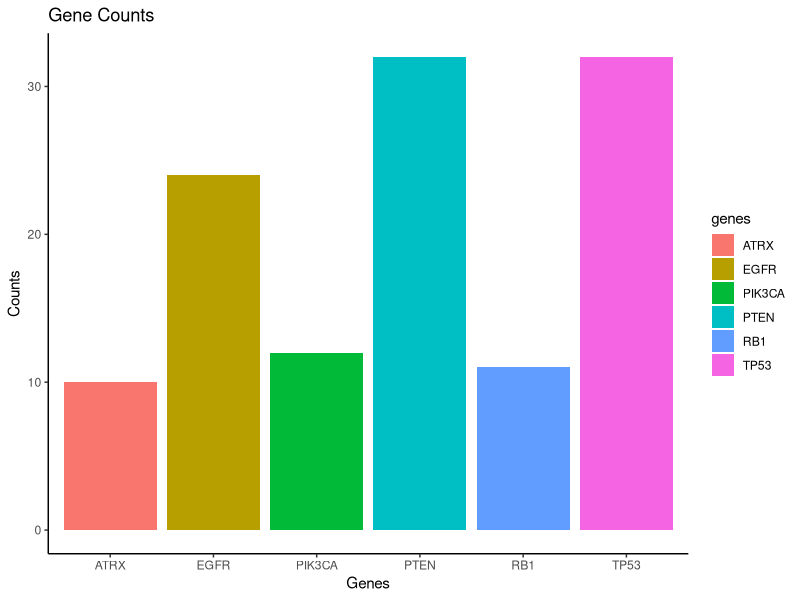

Generate this figure with R:
# Mutations dataset

#libraries
library(ggplot2)
library(dplyr)

GBM_meta <-read.csv("GBM_metainfo.csv")

# Subset the data frame to rows 10 to 17
subset_data <- GBM_meta[,12:17]

subset_data <- subset_data %>% mutate_all(as.numeric)

# Calculating the sum of each column in the subset
col_sums <-rowSums(subset_data)

# Calculating the sum of each column in the subset
col_sums <-colSums(subset_data)

col_sums<-as.data.frame(col_sums)
col_sums$genes <- rownames(col_sums)
col_sums$genes <- gsub("_mutation", "", col_sums$genes)

# Plot

png("Mutations.png")
ggplot(data = col_sums, aes(x = genes, y = col_sums)) +
  geom_bar(stat = "identity", aes(fill=genes)) +
  labs(title = "Gene Counts",
       x = "Genes",
       y = "Counts") + 
  theme(panel.grid.major = element_blank(), 
        panel.grid.minor = element_blank(),
        panel.background = element_blank(),
        axis.line = element_line(colour = "black"))
dev.off()

